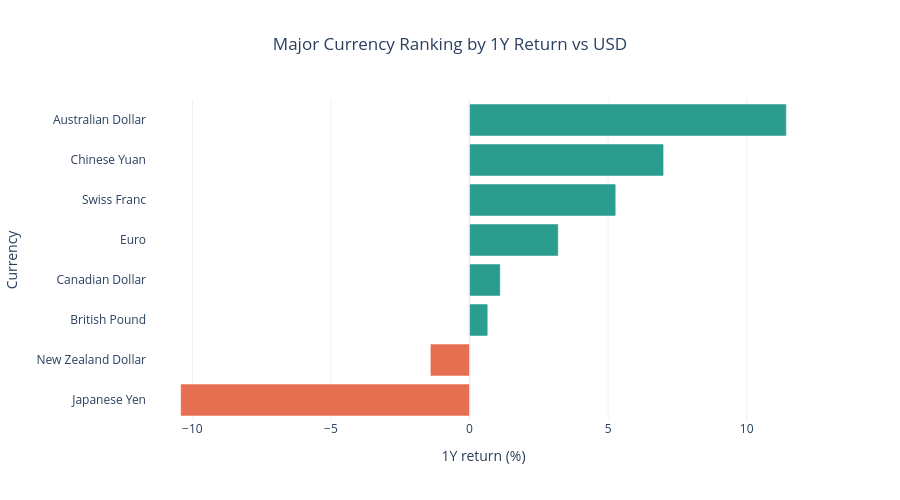

Source (notebook cell):
### Code cell
ranking_windows = ["1M return %", "3M return %", "1Y return %"]

ranking_frames = {}
for metric in ranking_windows:
    ranking_frames[metric] = (
        latest_snapshot[[metric, "Vol 63d %", "Drawdown %", "Region", "Yahoo pair"]]
        .sort_values(metric, ascending=False)
        .reset_index(names="currency")
    )
    ranking_frames[metric].index = ranking_frames[metric].index + 1
    ranking_frames[metric].index.name = "rank"

ranking_payload = {
    metric: frame.reset_index().to_dict(orient="records")
    for metric, frame in ranking_frames.items()
}

print("Currency rankings versus USD")
for metric, frame in ranking_frames.items():
    print(f"\n{metric}:")
    display(frame.round(2))

ranked_1y = ranking_frames["1Y return %"].reset_index()

rank_fig = go.Figure(
    go.Bar(
        x=ranked_1y["1Y return %"],
        y=ranked_1y["currency"],
        orientation="h",
        marker_color=np.where(ranked_1y["1Y return %"] >= 0, "#2a9d8f", "#e76f51"),
        customdata=ranked_1y[["rank", "Region", "Yahoo pair", "Vol 63d %", "Drawdown %"]],
        hovertemplate=(
            "Rank %{customdata[0]}<br>"
            "%{y}<br>"
            "1Y return=%{x:.2f}%<br>"
            "Region=%{customdata[1]}<br>"
            "Yahoo pair=%{customdata[2]}<br>"
            "Vol 63d=%{customdata[3]:.2f}%<br>"
            "Drawdown=%{customdata[4]:.2f}%<extra></extra>"
        ),
    )
)

rank_fig.update_layout(
    template="plotly_white",
    title={"text": "Major Currency Ranking by 1Y Return vs USD", "x": 0.5},
    xaxis_title="1Y return (%)",
    yaxis_title="Currency",
    height=500,
)
rank_fig.update_yaxes(autorange="reversed")
rank_fig.show()

print("Ranking JSON preview:")
print(json.dumps({"1Y return %": ranking_payload["1Y return %"]}, indent=2))

### Figure 1 — Plotly figure (JSON) as saved in the notebook; plotly's stock layout.template omitted (floating-point values rounded to 4 significant figures)
{"data": [{"customdata": [[1, "Asia-Pacific", "AUD/USD", 12.39, -11.74], [2, "Asia-Pacific", "USD/CNY", 3.98, -8.055], [3, "Europe", "USD/CHF", 9.076, -2.159], [4, "Europe", "EUR/USD", 7.883, -5.88], [5, "North America", "USD/CAD", 5.262, -11.99], [6, "Europe", "GBP/USD", 8.47, -8.551], [7, "Asia-Pacific", "NZD/USD", 11.24, -21.77], [8, "Asia-Pacific", "USD/JPY", 9.144, -37.05]], "hovertemplate": "Rank %{customdata[0]}<br>%{y}<br>1Y return=%{x:.2f}%<br>Region=%{customdata[1]}<br>Yahoo pair=%{customdata[2]}<br>Vol 63d=%{customdata[3]:.2f}%<br>Drawdown=%{customdata[4]:.2f}%<extra></extra>", "marker": {"color": ["#2a9d8f", "#2a9d8f", "#2a9d8f", "#2a9d8f", "#2a9d8f", "#2a9d8f", "#e76f51", "#e76f51"]}, "orientation": "h", "type": "bar", "x": [11.43, 7.002, 5.275, 3.201, 1.11, 0.6595, -1.414, -10.42], "y": ["Australian Dollar", "Chinese Yuan", "Swiss Franc", "Euro", "Canadian Dollar", "British Pound", "New Zealand Dollar", "Japanese Yen"]}], "layout": {"height": 500, "title": {"text": "Major Currency Ranking by 1Y Return vs USD", "x": 0.5}, "xaxis": {"title": {"text": "1Y return (%)"}}, "yaxis": {"autorange": "reversed", "title": {"text": "Currency"}}}}
